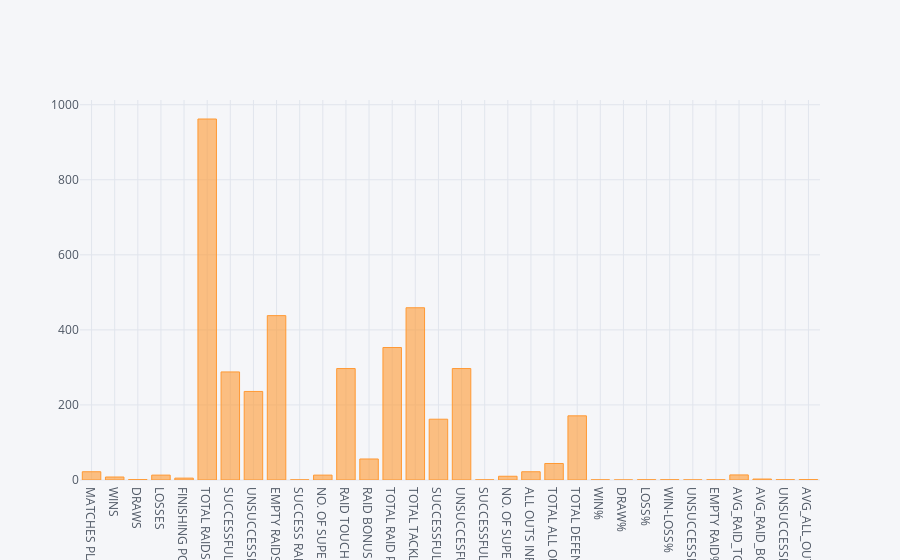

The notebook cell saved with this chart:
### Code cell
df3.iplot(kind='bar')

### Figure 1 — Plotly figure (JSON) as saved in the notebook; plotly's stock layout.template omitted (floating-point values rounded to 4 significant figures)
{"data": [{"marker": {"color": "rgba(255, 153, 51, 0.6)", "line": {"color": "rgba(255, 153, 51, 1.0)", "width": 1}}, "name": "SEASON 5", "orientation": "v", "text": "", "type": "bar", "uid": "cb783d07-3603-4bc8-b2a8-abb66a81fb22", "x": ["MATCHES PLAYED", "WINS", "DRAWS", "LOSSES", "FINISHING POSITION", "TOTAL RAIDS", "SUCCESSFUL RAIDS", "UNSUCCESSFUL RAID", "EMPTY RAIDS", "SUCCESS RAID %", "NO. OF SUPER RAIDS", "RAID TOUCH POINTS", "RAID BONUS POINTS", "TOTAL RAID POINTS", "TOTAL TACKLES", "SUCCESSFUL TACKLES", "UNSUCCESFUL TACKLES", "SUCCESSFUL TACKLE %", "NO. OF SUPER TACKLES", "ALL OUTS INFLICTED", "TOTAL ALL OUT POINTS", "TOTAL DEFENCE POINTS", "WIN%", "DRAW%", "LOSS%", "WIN-LOSS%", "UNSUCCESSFUL RAID%", "EMPTY RAID%", "AVG_RAID_TOUCH_POINT", "AVG_RAID_BONUS_POINT", "UNSUCCESSFUL TACKLE%", "AVG_ALL_OUTS"], "y": [22, 8, 1, 13, 5, 962, 288, 236, 438, 0.37, 13, 297, 56, 353, 459, 162, 297, 0.37, 10, 22, 44, 171, 0.3636, 0.04545, 0.5909, 0.6154, 0.2453, 0.4553, 13.5, 2.545, 0.6471, 1]}], "layout": {"legend": {"bgcolor": "#F5F6F9", "font": {"color": "#4D5663"}}, "paper_bgcolor": "#F5F6F9", "plot_bgcolor": "#F5F6F9", "title": {"font": {"color": "#4D5663"}}, "xaxis": {"gridcolor": "#E1E5ED", "showgrid": true, "tickfont": {"color": "#4D5663"}, "title": {"font": {"color": "#4D5663"}, "text": ""}, "zerolinecolor": "#E1E5ED"}, "yaxis": {"gridcolor": "#E1E5ED", "showgrid": true, "tickfont": {"color": "#4D5663"}, "title": {"font": {"color": "#4D5663"}, "text": ""}, "zerolinecolor": "#E1E5ED"}}}
